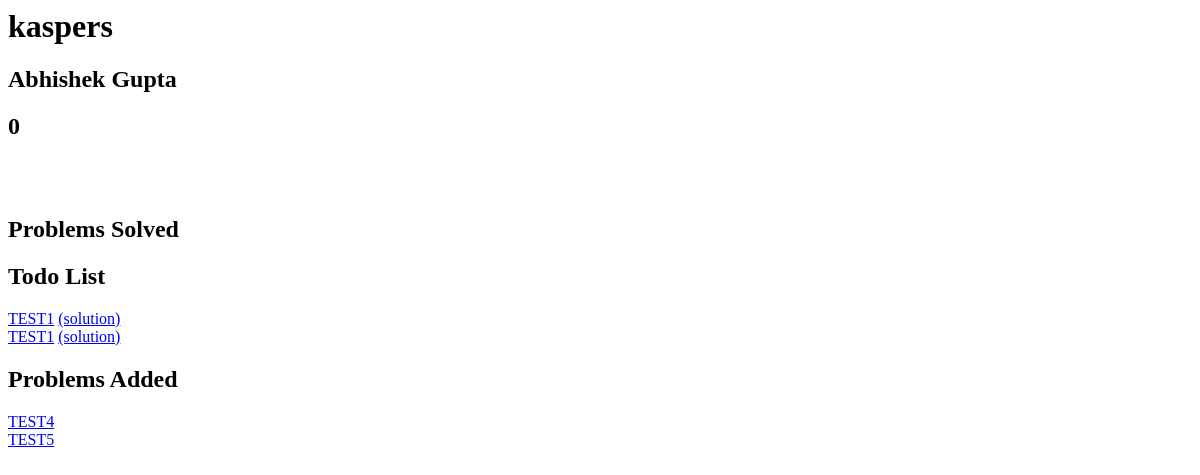
/judge/users/kaspers/, run on an earlier commit of the app's database.
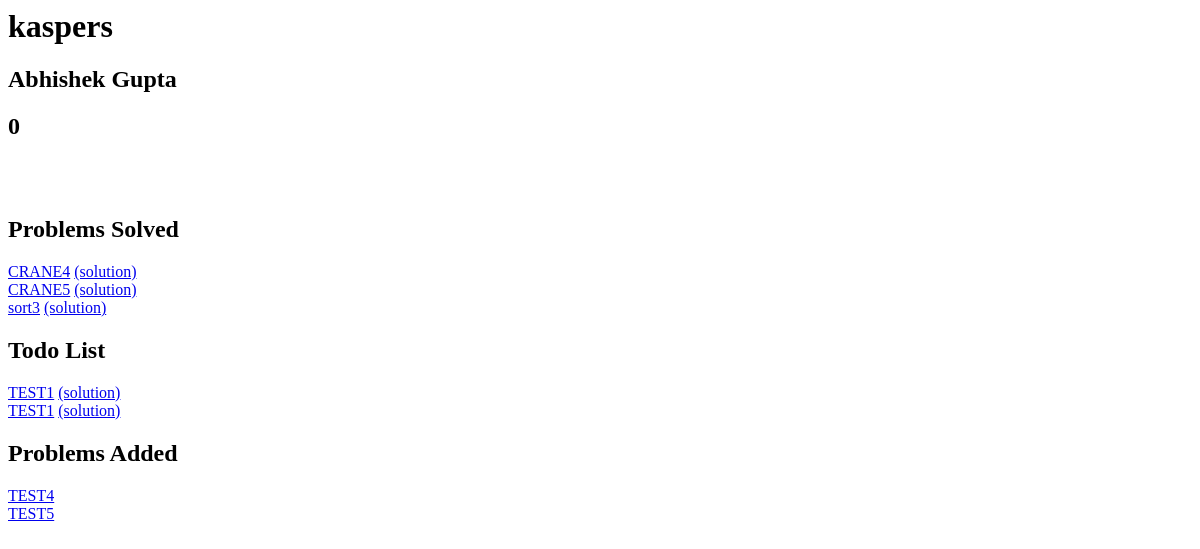
And on a later commit of the database.
### JudgeSystem/models.py (models this page shows, shortened)
class Solution(models.Model):
	code = models.CharField(max_length = 1000)
	problem = models.ForeignKey(Problem, related_name = 'SolutionOfProblem')
	penalty = models.IntegerField(default = 0)
	solved = models.BooleanField(default = 0)
	submission_time = models.DateTimeField()
	id  = models.IntegerField(primary_key = True)
	verdict = models.CharField(max_length = 100)

class Problem(models.Model):
	class Meta:
		unique_together = (("p_id", "contest"), )
	name = models.CharField(max_length = 100)
	p_id = models.CharField(max_length = 10)
	statement = models.CharField(max_length = 2000)
	setter = models.ForeignKey(JudgeUser, null = True, related_name = 'SetterOfProblem')
	contest = models.ForeignKey('Contest', null = True, related_name = 'ContestOfProblem')

### JudgeSystem/views.py (the view)
# urls.py: url(r'^users/(?P<username>([0-9]|[a-z]|[A-Z])+)/', views.userProfile, name = 'user_profile'),
def userProfile(request, username):
	try:
		U = JudgeUser.objects.get(username = username)
	except ObjectDoesNotExist:
		U = None
	if U is None:
		context = {
		}
		return render(request, 'pagenotfound.html', context)
	addList = Problem.objects.filter(setter = U).all()
	context = {
		"user" : U,
		"tryList" : U.solution_list.all(),
		"addList" : addList
	}
	return render(request, 'userprofile.html', context)

### JudgeSystem/templates/userprofile.html
<html>
<head>
	<body>
		<h1>{{user.username}}</h1>
		<h2>{{user.first_name}} {{user.last_name}}</h2>
		<h2>{{user.contrib_pts}}</h2>
		<br>
		<br>
		<h2>Problems Solved</h2>
		{%  for sol in tryList %}
		{% if sol.solved == True %}
		<a href = "{% url 'details' 'Practice' sol.problem.p_id %}">{{sol.problem.p_id}}</a>
		<a href = "{% url 'print_solution' sol.id %}">  (solution)  </a>
		<br>
		{% endif %}
		{% endfor %}
		<h2>Todo List</h2>
		{%  for sol in tryList %}
		{% if sol.solved == False %}
		<a href = "{% url 'details' 'Practice' sol.problem.p_id %}">{{sol.problem.p_id}}</a>
		<a href = "{% url 'print_solution' sol.id %}">  (solution)  </a>
		<br>
		{% endif %}
		{% endfor %}
		<h2>Problems Added</h2>
		{%  for prob in addList %}
		<a href = "{% url 'details' 'Practice' prob.p_id %}">{{prob.p_id}}</a>
		<br>
		{% endfor %}
	</body>
</head>
</html>

What changed in the data, as far as the page shows it:
added Solution: problem.p_id "CRANE4", shown under "Problems Solved"
added Solution: problem.p_id "CRANE5", shown under "Problems Solved"
added Solution: problem.p_id "sort3", shown under "Problems Solved"
